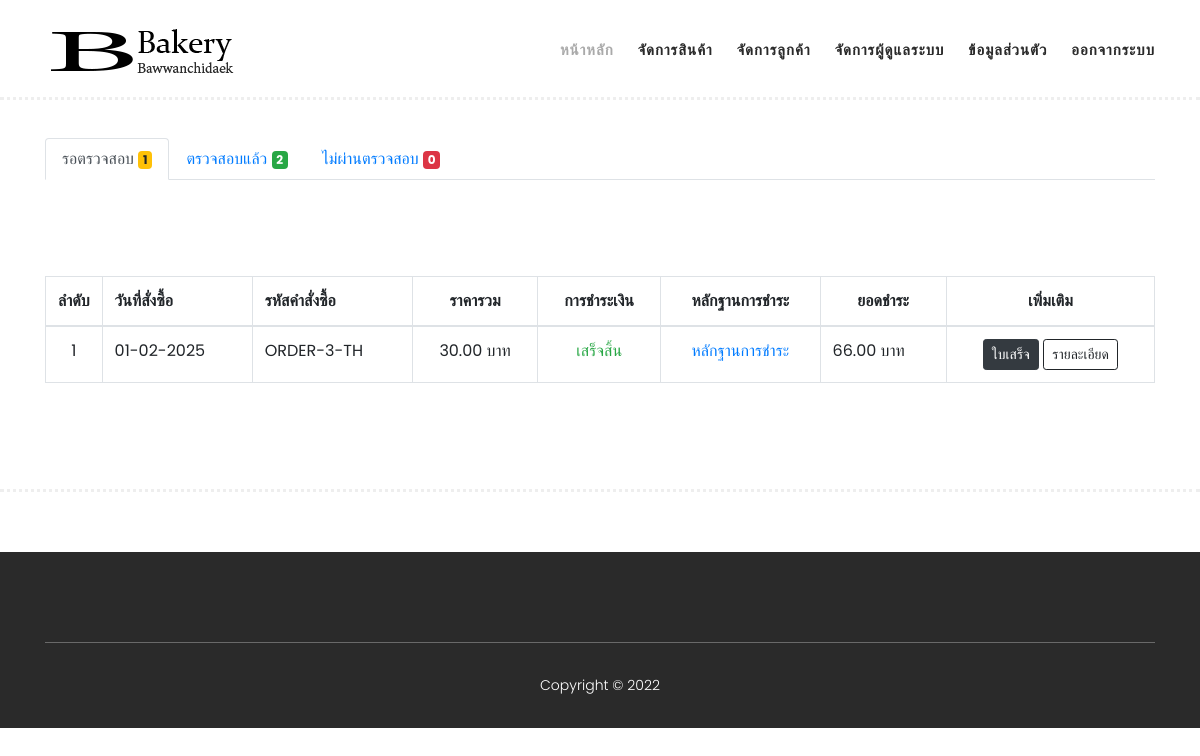
Page /ad-home.php (signed in) on the committed database.
### tables this page shows
CREATE TABLE `tbl_orders` (
  `ORDER_ID` bigint(20) NOT NULL,
  `USER_ID` bigint(20) DEFAULT NULL,
  `ORDER_STAMP` timestamp NULL DEFAULT current_timestamp(),
  `ORDER_STATUS` int(1) DEFAULT 1,
  `ORDER_CANCEL` int(1) DEFAULT NULL,
  `ORDER_PRICE` decimal(10,2) NOT NULL DEFAULT 0.00,
  `ORDER_PAYMENT_IMAGE` varchar(100) DEFAULT NULL,
  `ORDER_PAYMENT_PRICE` decimal(10,2) NOT NULL DEFAULT 0.00,
  `ORDER_CUS_NAME` varchar(100) DEFAULT NULL,
  `ORDER_CUS_PHONE` varchar(10) DEFAULT NULL,
  `ORDER_CUS_ADDRESS` text DEFAULT NULL,
  `ORDER_PAYMENT_CONFIRM` int(11) DEFAULT NULL
);

### ad-home.php (the view, shortened to what this page needs)
<?php include_once('./inc/inc-html.php') ?>
<!DOCTYPE html>
<html lang="th">
<head>
    <?php include_once('./inc/head.php') ?>
</head>
<body>
    <?php include_once('./inc/header.php') ?>
    <?php
    $query_all_w = $conn->query("SELECT * FROM `tbl_orders` INNER JOIN `tbl_users` ON `tbl_users`.USER_ID = `tbl_orders`.USER_ID WHERE `tbl_orders`.ORDER_PAYMENT_CONFIRM IS NULL ;", MYSQLI_ASSOC)->fetch_all(MYSQLI_ASSOC);
    ?>
    <?php
    $query_all = $conn->query("SELECT * FROM `tbl_orders` INNER JOIN `tbl_users` ON `tbl_users`.USER_ID = `tbl_orders`.USER_ID WHERE `tbl_orders`.ORDER_PAYMENT_CONFIRM = '1'  ;", MYSQLI_ASSOC)->fetch_all(MYSQLI_ASSOC);
    ?>
    <?php
    $query_all_c = $conn->query("SELECT * FROM `tbl_orders` INNER JOIN `tbl_users` ON `tbl_users`.USER_ID = `tbl_orders`.USER_ID WHERE `tbl_orders`.ORDER_PAYMENT_CONFIRM = '0'  ;", MYSQLI_ASSOC)->fetch_all(MYSQLI_ASSOC);
    ?>
    <section class="section  mt-5" id="men">
        <div class="container">
            <ul class="nav nav-tabs" id="myTab" role="tablist">
                <li class="nav-item">
                    <a class="nav-link active" id="home-tab" data-toggle="tab" href="#home" role="tab"
                        aria-controls="home" aria-selected="true">รอตรวจสอบ
                        <span class="badge badge-warning">
                            <?= count($query_all_w); ?>
                        </span>
                    </a>
                </li>
                <li class="nav-item">
                    <a class="nav-link" id="profile-tab" data-toggle="tab" href="#profile" role="tab"
                        aria-controls="profile" aria-selected="false">ตรวจสอบแล้ว
                        <span class="badge badge-success">
                            <?= count($query_all); ?>
                        </span>
                    </a>
                </li>
                <li class="nav-item">
                    <a class="nav-link" id="profile-c-tab" data-toggle="tab" href="#profile-c" role="tab"
                        aria-controls="profile" aria-selected="false">ไม่ผ่านตรวจสอบ
                        <span class="badge badge-danger">
                            <?= count($query_all_c); ?>
                        </span>
                    </a>
                </li>
            </ul>
            <div class="tab-content" id="myTabContent">
                <div class="tab-pane fade show active pt-5" id="home" role="tabpanel" aria-labelledby="home-tab">
                    <table class="table table-bordered table-show  mt-5">
                        <thead>
                            <tr>
                                <th style="width: 1%;">ลำดับ</th>
                                <th class="text-start">วันที่สั่งซื้อ</th>
                                <th class="text-start">รหัสคำสั่งซื้อ</th>
                                <th class="text-center">ราคารวม</th>
                                <th class="text-center">การชำระเงิน</th>
                                <th class="text-center">หลักฐานการชำระ</th>
                                <th class="text-center">ยอดชำระ</th>
                                <th class="text-center">เพิ่มเติม</th>
                            </tr>
                        </thead>
                        <tbody>
                            <?php foreach ($query_all_w as $key => $item): ?>
                                <tr>
                                    <td class="text-center" style="width: 1%;"><?= $key + 1; ?></td>
                                    <td class="text-start"><?= date("d-m-Y", strtotime($item['ORDER_STAMP'])); ?></td>
                                    <td class="text-start">ORDER-<?= $item['ORDER_ID'] ?>-TH</td>
                                    <td class="text-center"><?= $item['ORDER_PRICE']; ?> บาท</td>
                                    <td class="text-center">
                                        <?php if (!is_null($item['ORDER_PAYMENT_IMAGE'])): ?>
                                            <span class="text-success">เสร็จสิ้น</span>
                                        <?php else: ?>
                                            <span class="text-danger">รอชำระ</span>
                                        <?php endif ?>
                                    </td>
                                    <td class="text-center">
                                        <?php if (!is_null($item['ORDER_PAYMENT_IMAGE'])): ?>
                                            <a href="./upload/slip/<?= $item['ORDER_PAYMENT_IMAGE']; ?>" target="_blank"
                                                rel="noopener noreferrer">หลักฐานการชำระ</a>
                                        <?php else: ?>
                                            -
                                        <?php endif ?>
                                    </td>
                                    <td><?= $item['ORDER_PAYMENT_PRICE']; ?> บาท</td>
                                    <td class="text-center">
                                        <a href="./print.php?id=<?php echo $item['ORDER_ID'] ?>" target="_blank"
                                            rel="noopener noreferrer" class="btn btn-sm btn-dark ">ใบเสร็จ</a>
                                        <button class="btn btn-sm btn-outline-primary" data-toggle="modal"
                                            data-target="#modal-show-order-w-<?= $item['ORDER_ID'] ?>"> รายละเอียด </button>
                                    </td>
                                </tr>
                            <?php endforeach ?>
                        </tbody>
                    </table>
                </div>
            </div>
        </div>
    </section>
    <?php include_once('./inc/footer.php'); ?>
</body>
</html>

### assets/css/templatemo-hexashop.css (style rules this page uses)
html, body, div, span, applet, object, iframe, h1, h2, h3, h4, h5, h6, p, blockquote, div pre, a, abbr, acronym, address, big, cite, code, del, dfn, em, font, img, ins, kbd, q, s, samp, small, strike, strong, sub, sup, tt, var, b, u, i, center, dl, dt, dd, ol, ul, li, figure, header, nav, section, article, aside, footer, figcaption { margin: 0; padding: 0; border: 0; outline: 0; }
ul, li { padding: 0; margin: 0; list-style: none; }
header, nav, section, article, aside, footer, hgroup { display: block; }
* { box-sizing: border-box; }
html, body { font-family: 'Poppins', sans-serif; font-weight: 400; background-color: #fff; font-size: 16px; -ms-text-size-adjust: 100%; -webkit-font-smoothing: antialiased; -moz-osx-font-smoothing: grayscale; }
a { text-decoration: none !important; }
ul { margin-bottom: 0px; }
html, body { background: #fff; font-family: 'Poppins', sans-serif; }
#men { padding-top: 90px; padding-bottom: 90px; border-bottom: 3px dotted #eee; }

### inc/head.php (style rules this page uses)
.btn-outline-primary { color: #212529; border-color: #212529; }

### rows in the picture
tbl_orders: ORDER_STAMP "01-02-2025", ORDER_ID "3", ORDER_PRICE "30.00", shows "เสร็จสิ้น", ORDER_PAYMENT_PRICE "66.00"

### other values in the picture
count($query_all_w) "1"
count($query_all) "2"
count($query_all_c) "0"
